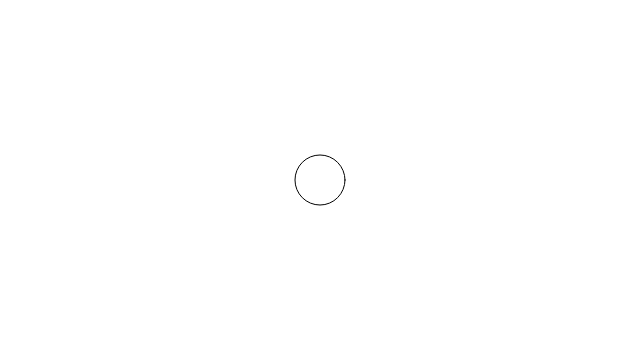
Frame 1 (no input)
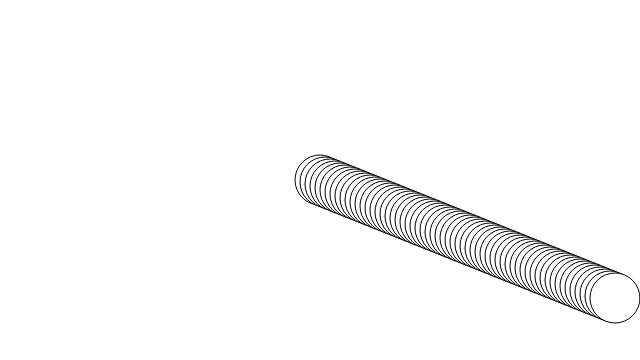
Frame 60 (no input)
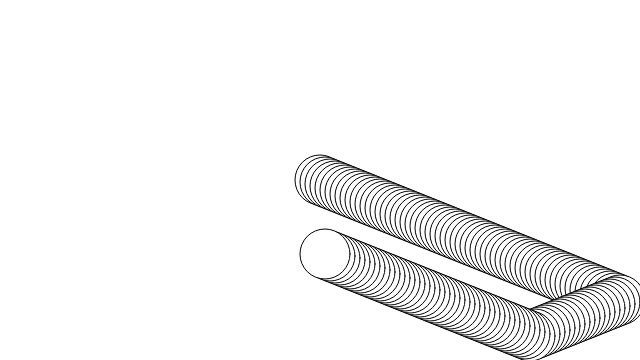
Frame 120 (the mouse pressed at the canvas centre since frame 60)

The p5.js sketch that drew these frames (run headless with seeded random() and noise() and a simulated clock; from frame 60 on, the mouse is pressed at the canvas centre):

// p5.js sketch
// ── sketch.js
let x = 320;
let y = 180;
let xspeed = 5;
let yspeed = 2;

let r = 25;

function setup() {
  createCanvas(640, 360);
}

function draw() {
  // background(0);
  ellipse(x, y, r*2, r*2);
  x += xspeed;
  y += yspeed;
  if (x > width - r || x < r) {
    xspeed = -xspeed;
  }
  if (y > height - r || y < r) {
    yspeed = -yspeed;
  }
}

// https://editor.p5js.org/jht1493/sketches/r4HyeG6R8
// 3.4 bouncing ball pattern

// https://editor.p5js.org/icm/sketches/BJKWv5Tn
// bouncing ball by icm
